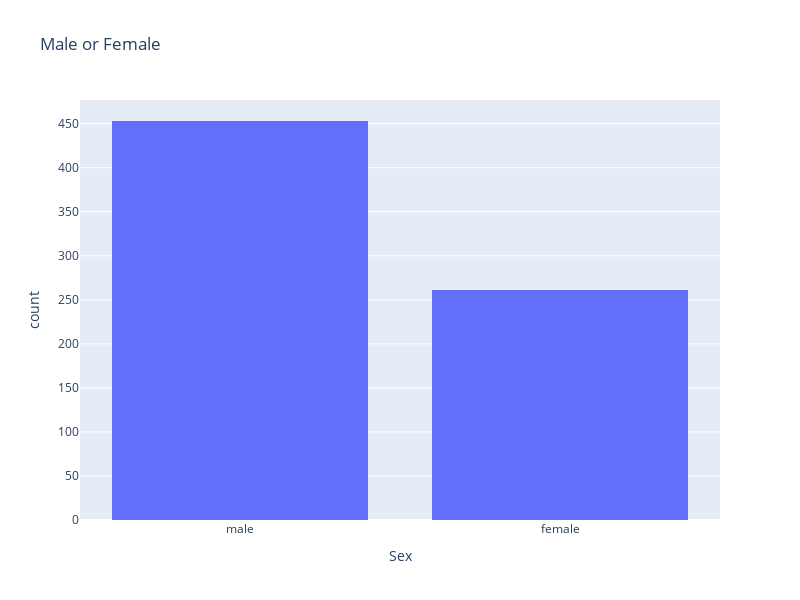

Write notebook code for a chart like this one.
### Markdown cell above
### Erstellung eines Histogram

Indemfall nutzen wir den `px.histogram()` um die Verteilung der Geschlechter `("Sex")` zu visualisieren
Die Parameter bleiben exakt die gleichen jedoch die Visualsierung ändert sich.

-Erstelle eine Histogramm für die Geschlechter `Sex`

### Code cell
fig = px.histogram(data_frame = df,
                    x="Sex", 
                    title="Male or Female")

fig.update_layout(width=800, 
                  height = 600)
fig.show()

### Figure 1 — Plotly figure (JSON) as saved in the notebook; plotly's stock layout.template omitted (floating-point values rounded to 4 significant figures; data arrays with more than 128 entries replaced by an {"elided": "..."} marker saying what was removed)
{"data": [{"alignmentgroup": "True", "bingroup": "x", "hovertemplate": "Sex=%{x}<br>count=%{y}<extra></extra>", "legendgroup": "", "marker": {"color": "#636efa", "pattern": {"shape": ""}}, "name": "", "offsetgroup": "", "orientation": "v", "showlegend": false, "type": "histogram", "x": {"elided": "714 str values"}, "xaxis": "x", "yaxis": "y"}], "layout": {"barmode": "relative", "height": 600, "legend": {"tracegroupgap": 0}, "title": {"text": "Male or Female"}, "width": 800, "xaxis": {"anchor": "y", "domain": [0, 1], "title": {"text": "Sex"}}, "yaxis": {"anchor": "x", "domain": [0, 1], "title": {"text": "count"}}}}
